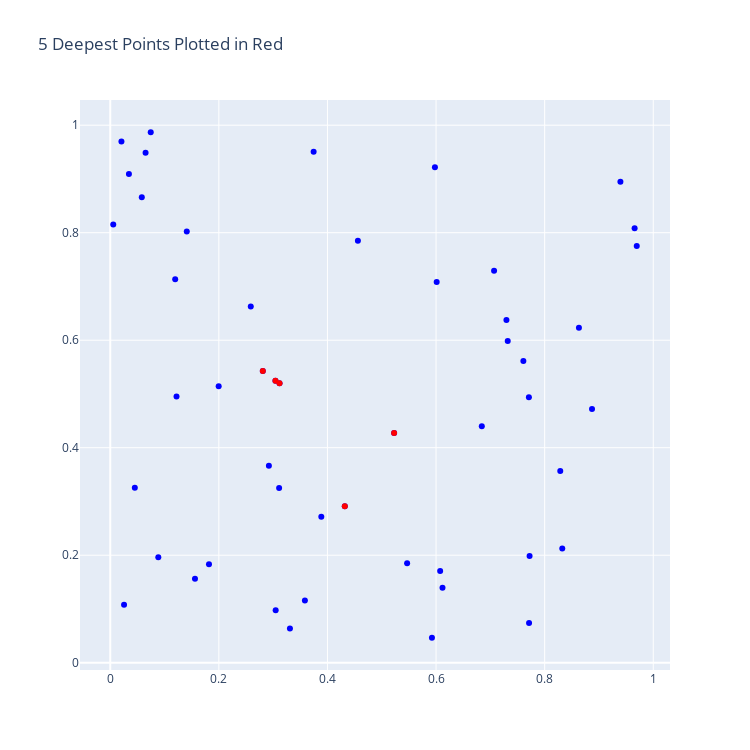
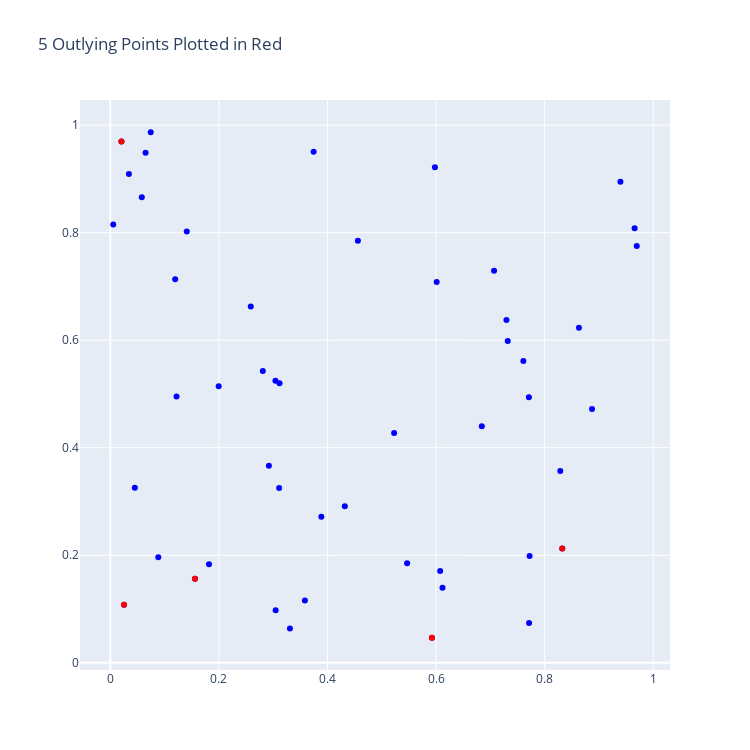

Notebook code for these charts, in order:
### Markdown cell above
Or, we could just plot the $n$ deepest points

### Code cell
n=5
fig = bd.plot_deepest(n=n, title=f'{n} Deepest Points Plotted in Red', return_plot=True)
fig.update_layout(width=750, height=750)
fig.write_image('ex3_deepest.pdf')
fig.show()

fig = bd.plot_outlying(n=n, title=f'{n} Outlying Points Plotted in Red', return_plot=True)
fig.update_layout(width=750, height=750)
fig.write_image('ex3_outlying.pdf')
fig.show()
